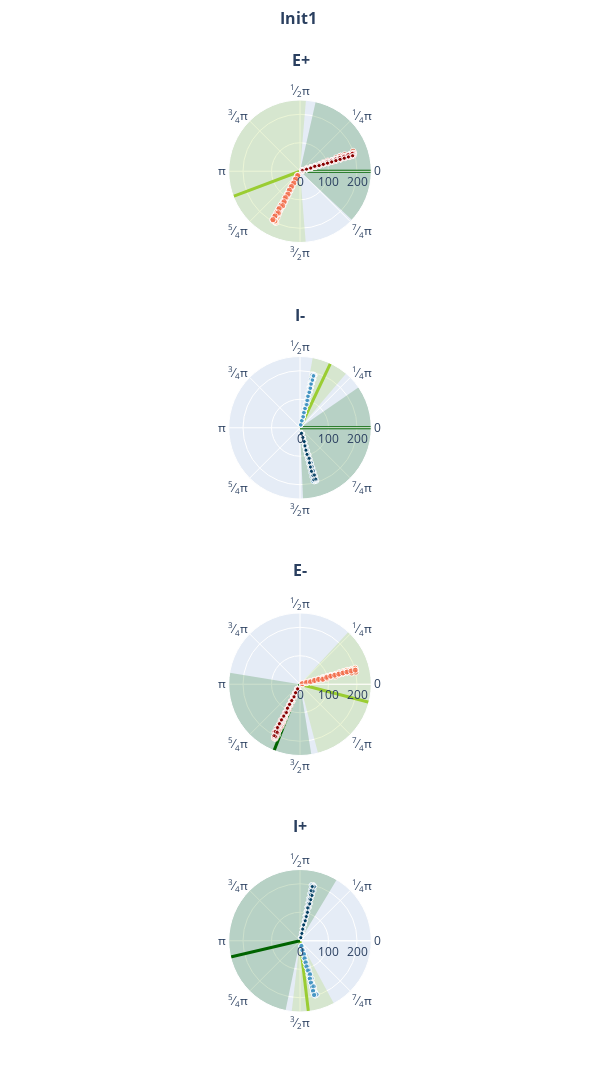

The notebook cell saved with this chart:
### Code cell
duration = 300.
dt=0.1

filehandler = open("results_min_w2.pickle","rb")
results_min_w2 = pickle.load(filehandler)
filehandler.close()

#filehandler = open("results_peak_w2.pickle","rb")
#results_peak_w2 = pickle.load(filehandler)
#filehandler.close()

for i_w in range(len(results_min_w2["w2"])):
    if i_w != 1:
        continue
    ops_plotall(results_min_w2["control"][i_w], 0.1, duration, dt, 200., results_min_w2["filename"][i_w], savepath)
    ops_plotsubset(results_min_w2["state"][i_w], results_min_w2["control"][i_w], 0.4, 0.1, duration, dt, 200., 
                results_min_w2["filename"][i_w], savepath_subset)
    #ops_plotall(results_peak_w2["control"][i_w], 0.1, duration, dt, 200., results_peak_w2["filename"][i_w], savepath)

ops_plot_acp_inits(results_min_w2, None, period, 0.01, dt, "plot1_w2", savepath)
ops_plot_timing_inits_L2(results_min_w2, None, dt, [0,250], 100., "plot2_w2", savepath)
